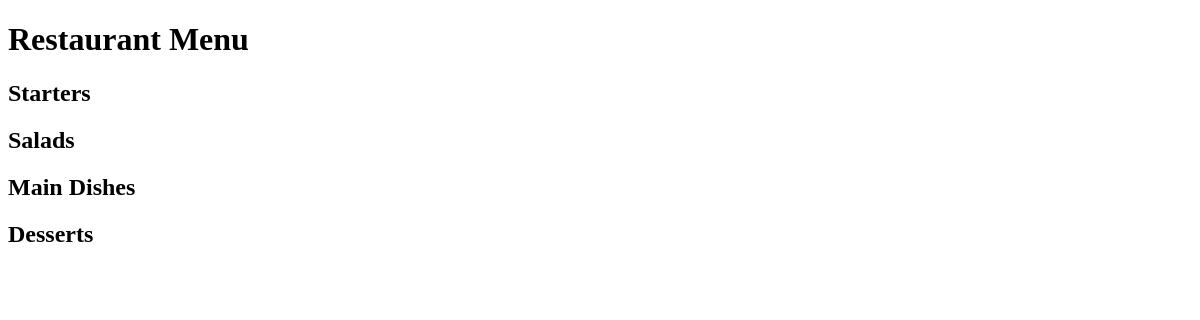
Before: / with the older database file.
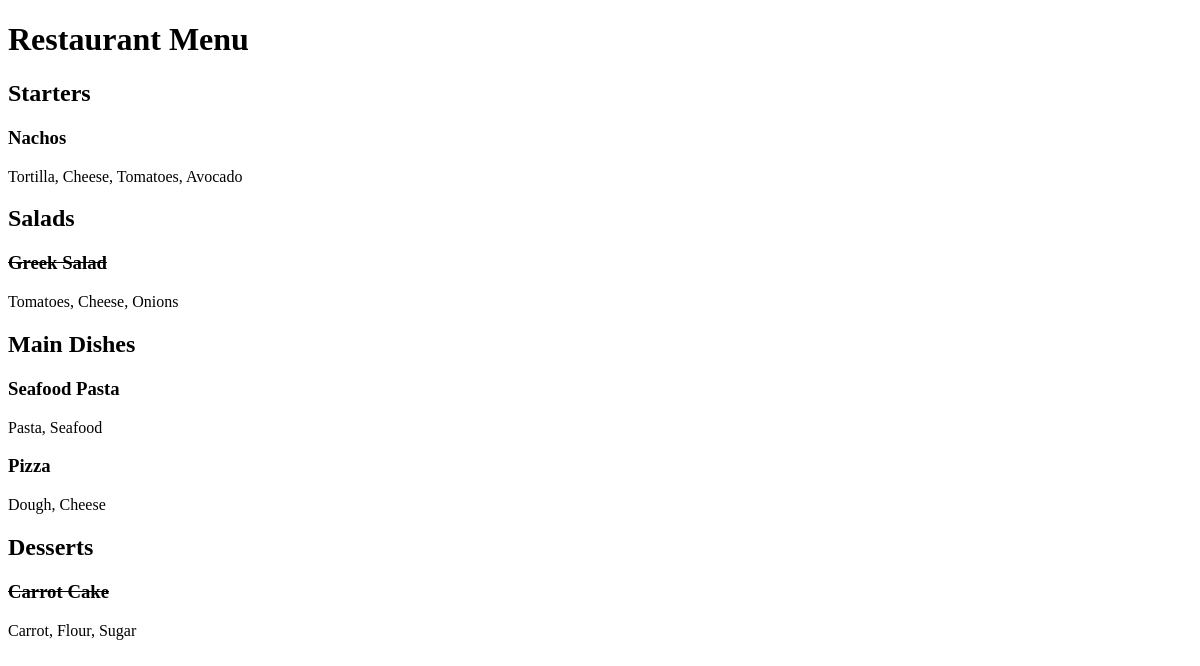
After: the same page with the newer database file.
### restaurant_menu/models.py (models this page shows, shortened)
class Item(models.Model):
    meal = models.CharField(max_length=1000, unique=True)
    description = models.CharField(max_length=2000)
    price = models.DecimalField(max_digits=10, decimal_places=2)
    meal_type = models.CharField(max_length=200, choices=MEAL_TYPE)
    author = models.ForeignKey(User, on_delete=models.PROTECT) # CASCADE to delete, PROTECT to not delete, SET_NULL - set NULL if author deleted
    status = models.IntegerField(choices=STATUS, default=0)
    date_created = models.DateTimeField(auto_now_add=True)
    date_updated = models.DateTimeField(auto_now=True)

### restaurant_menu/views.py (the view)
# urls.py: path('', views.MenuList.as_view(), name='home'),
class MenuList(generic.ListView):
    queryset = Item.objects.order_by("-date_created")
    template_name = "index.html"
    def get_context_data(self, **kwargs):
        context = super().get_context_data(**kwargs)
        context["meals"] = MEAL_TYPE
        return context

### restaurant_menu/templates/index.html (shortened to what this page needs)
<!DOCTYPE html>
<html lang="en">
<head>
</head>
<body>
    <h1>Restaurant Menu</h1>
    {% for meal in meals %}
        <h2>{{ meal.1 }}</h2>
        {% for row in item_list %}
            {% if row.meal_type == meal.0 %}
                {% if row.status == 0 %}
                    <h3><del>{{ row.meal }}</del></h3>
                    <p>{{ row.description }}</p>
                {% else %}
                    <h3>{{ row.meal }}</h3>
                    <p>{{ row.description }}</p>
                {% endif %}
            {% endif %}
        {% endfor %}
    {% endfor %}
</body>
</html>

Changed rows visible on the page:
added Item: meal "Nachos", description "Tortilla, Cheese, Tomatoes, Avocado", shown under "Starters"
added Item: meal "Greek Salad", description "Tomatoes, Cheese, Onions", shown under "Salads"
added Item: meal "Seafood Pasta", description "Pasta, Seafood", shown under "Main Dishes"
added Item: meal "Pizza", description "Dough, Cheese", shown under "Main Dishes"
added Item: meal "Carrot Cake", description "Carrot, Flour, Sugar", shown under "Desserts"
